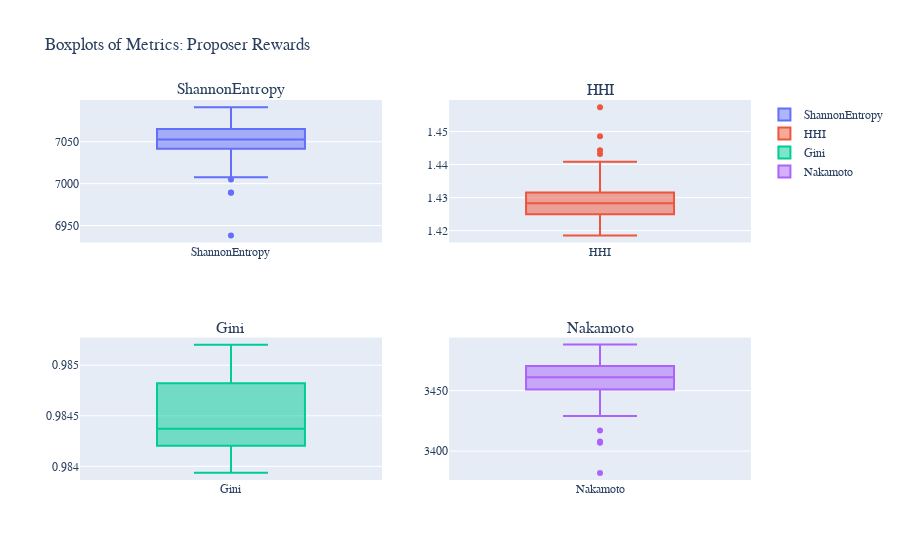

The code cell stored with this chart in its notebook:
### Code cell
import plotly.graph_objects as go
from plotly.subplots import make_subplots
import pandas as pd

# Sample dataframe (replace with your actual dataframe)
df = data.copy()

# Create a 2x2 subplot layout
fig = make_subplots(rows=2, cols=2, subplot_titles=('ShannonEntropy', 'HHI', 'Gini', 'Nakamoto'))
# Add box plots to each subplot
fig.add_trace(go.Box(y=df['ShannonEntropy'], name='ShannonEntropy'), row=1, col=1)
fig.add_trace(go.Box(y=df['HHI'], name='HHI'), row=1, col=2)
fig.add_trace(go.Box(y=df['Gini'], name='Gini'), row=2, col=1)
fig.add_trace(go.Box(y=df['Nakamoto'], name='Nakamoto'), row=2, col=2)

# Explanation with LaTeX
#explanation = r'Note: In this plot, the symbol $\mu$ represents a factor of $10^{-6}$.'

# Update layout for better aesthetics and add explanation
fig.update_layout(
    title='Boxplots of Metrics: Proposer Rewards',
    showlegend=True,
    font=dict(family="Courier New, monospace")
)

fig.show()

### Figure 1 — Plotly figure (JSON) as saved in the notebook; plotly's stock layout.template omitted (floating-point values rounded to 4 significant figures)
{"data": [{"name": "ShannonEntropy", "type": "box", "xaxis": "x", "y": [6989.0, 7005.0, 7008.0, 7034.0, 7023.0, 6938.0, 7043.0, 7034.0, 7064.0, 7065.0, 7043.0, 7047.0, 7056.0, 7038.0, 7067.0, 7024.0, 7091.0, 7060.0, 7045.0, 7039.0, 7052.0, 7029.0, 7055.0, 7049.0, 7045.0, 7055.0, 7071.0, 7046.0, 7065.0, 7073.0, 7062.0, 7058.0, 7068.0, 7040.0, 7062.0, 7030.0, 7042.0, 7055.0, 6989.0, 7046.0, 7050.0, 7074.0, 7055.0, 7047.0, 7086.0, 7070.0, 7045.0, 7049.0, 7053.0, 7061.0, 7058.0, 7074.0, 7065.0, 7071.0, 7036.0, 7081.0, 7049.0, 7071.0, 7077.0, 7071.0, 7054.0], "yaxis": "y"}, {"name": "HHI", "type": "box", "xaxis": "x2", "y": [1.443, 1.441, 1.44, 1.432, 1.436, 1.457, 1.431, 1.449, 1.425, 1.425, 1.43, 1.429, 1.428, 1.432, 1.424, 1.436, 1.419, 1.426, 1.429, 1.431, 1.429, 1.434, 1.428, 1.43, 1.431, 1.428, 1.423, 1.43, 1.425, 1.423, 1.426, 1.426, 1.424, 1.432, 1.426, 1.436, 1.432, 1.428, 1.444, 1.429, 1.429, 1.422, 1.427, 1.429, 1.419, 1.423, 1.43, 1.429, 1.428, 1.427, 1.428, 1.423, 1.426, 1.424, 1.433, 1.421, 1.43, 1.424, 1.422, 1.424, 1.428], "yaxis": "y2"}, {"name": "Gini", "type": "box", "xaxis": "x3", "y": [0.984, 0.984, 0.984, 0.9839, 0.984, 0.9843, 0.984, 0.984, 0.984, 0.984, 0.9841, 0.9841, 0.9841, 0.9842, 0.9841, 0.9843, 0.9841, 0.9842, 0.9843, 0.9843, 0.9843, 0.9844, 0.9843, 0.9843, 0.9843, 0.9843, 0.9843, 0.9844, 0.9843, 0.9843, 0.9844, 0.9844, 0.9844, 0.9845, 0.9845, 0.9846, 0.9846, 0.9846, 0.9848, 0.9846, 0.9846, 0.9846, 0.9847, 0.9848, 0.9847, 0.9848, 0.9849, 0.9849, 0.9849, 0.9849, 0.9849, 0.9849, 0.9849, 0.9849, 0.9851, 0.985, 0.9851, 0.9851, 0.9851, 0.9851, 0.9852], "yaxis": "y3"}, {"name": "Nakamoto", "type": "box", "xaxis": "x4", "y": [3408, 3417, 3429, 3449, 3438, 3382, 3459, 3453, 3477, 3481, 3461, 3460, 3465, 3451, 3471, 3437, 3488, 3466, 3451, 3447, 3456, 3442, 3463, 3463, 3455, 3463, 3477, 3455, 3469, 3473, 3471, 3464, 3474, 3447, 3464, 3444, 3452, 3464, 3407, 3451, 3460, 3474, 3461, 3453, 3486, 3474, 3452, 3456, 3459, 3467, 3463, 3476, 3469, 3471, 3446, 3479, 3456, 3470, 3475, 3465, 3455], "yaxis": "y4"}], "layout": {"annotations": [{"font": {"size": 16}, "showarrow": false, "text": "ShannonEntropy", "x": 0.225, "xanchor": "center", "xref": "paper", "y": 1, "yanchor": "bottom", "yref": "paper"}, {"font": {"size": 16}, "showarrow": false, "text": "HHI", "x": 0.775, "xanchor": "center", "xref": "paper", "y": 1, "yanchor": "bottom", "yref": "paper"}, {"font": {"size": 16}, "showarrow": false, "text": "Gini", "x": 0.225, "xanchor": "center", "xref": "paper", "y": 0.375, "yanchor": "bottom", "yref": "paper"}, {"font": {"size": 16}, "showarrow": false, "text": "Nakamoto", "x": 0.775, "xanchor": "center", "xref": "paper", "y": 0.375, "yanchor": "bottom", "yref": "paper"}], "font": {"family": "Courier New, monospace"}, "showlegend": true, "title": {"text": "Boxplots of Metrics: Proposer Rewards"}, "xaxis": {"anchor": "y", "domain": [0, 0.45]}, "xaxis2": {"anchor": "y2", "domain": [0.55, 1]}, "xaxis3": {"anchor": "y3", "domain": [0, 0.45]}, "xaxis4": {"anchor": "y4", "domain": [0.55, 1]}, "yaxis": {"anchor": "x", "domain": [0.625, 1]}, "yaxis2": {"anchor": "x2", "domain": [0.625, 1]}, "yaxis3": {"anchor": "x3", "domain": [0, 0.375]}, "yaxis4": {"anchor": "x4", "domain": [0, 0.375]}}}
